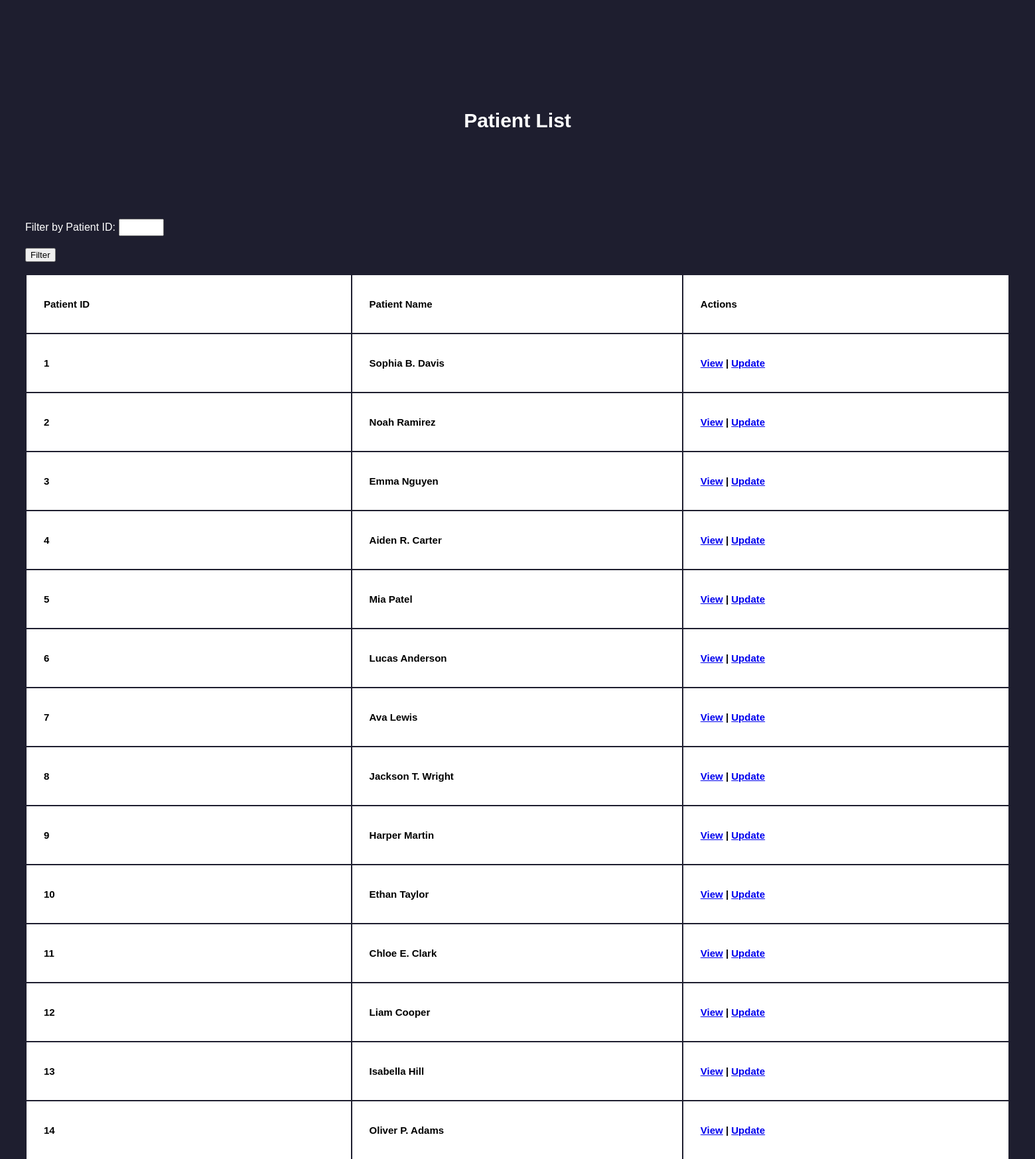
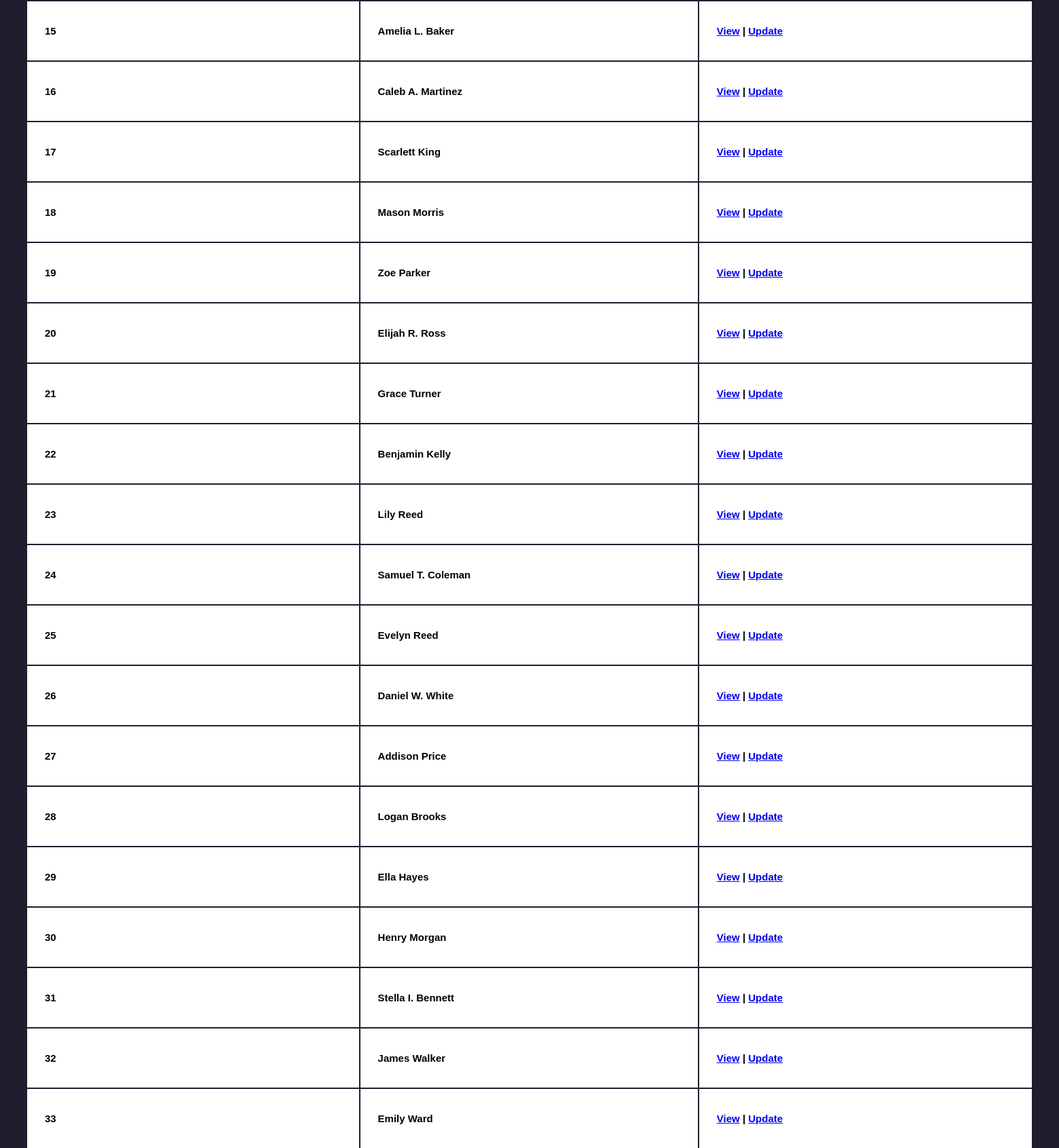
Screenshot of /adminPatients.php (upper part) with the database file from the repository (2 pictures, top to bottom).
### tables this page shows
CREATE TABLE "patients" (
	"patient_id" INTEGER NOT NULL PRIMARY KEY AUTOINCREMENT,
	"patient_fname" text NOT NULL,
	"patient_mname" text,
	"patient_lname" text NOT NULL,
	"address_id" INTEGER NOT NULL,
	"patient_phone" INTEGER,
	"patient_email" text NOT NULL,
	"patient_password" text NOT NULL,
	"patient_dob" text NOT NULL, healthrecords_id INTEGER,
FOREIGN KEY("address_id") REFERENCES "address"("address_id") ON DELETE CASCADE ON UPDATE CASCADE
);

### functions.php (called while the page is built, shortened)
<?php
function getPatients()
{
    $db = new SQLite3("F:\\xampp\\htdocs\\hospital_database.db");
    $sql = "SELECT * FROM patients";
    $result = $db->query($sql);
    $arrayResult = array();
    while ($row = $result->fetchArray()) {
        $arrayResult[] = $row;
    }
    return $arrayResult;
}
?>

### adminPatients.php (the view, shortened to what this page needs)
<?php
include_once("functions.php");
$patients = getPatients();
$filterPatients = patientIDsearchBar();
if(isset($_POST['submit']) && $_POST['submit'] == 'filter') {
    if(!empty($_POST['filterPatientID'])) {
        $filterPatients = patientIDsearchBar();
    } else {
        $filterPatients = getPatients();
    }
} else {
    $filterPatients = getPatients();
}
?>
<div class="title">
<p>Patient List</p>
<link rel="stylesheet" href="patients.css"/>
</div>
<form method="post">
    <label for="filterPatientID" style="color: white;">Filter by Patient ID:</label>
    <input type="text" id="filterPatientID" name="filterPatientID" class="form-control" style="width: 60px; height: 20px;" value="<?php echo isset($_POST['filterPatientID']) ? $_POST['filterPatientID'] : ''; ?>">
    <br>
    <br>
    <button type="submit" name="submit" value="filter">Filter</button>
</form>
<div class="row">
    <table class="table table-striped">
        <thead class="table-dark">
            <td>Patient ID</td>
            <td>Patient Name</td>
            <td>Actions</td>
        </thead>
        <?php foreach ($filterPatients as $patient): ?>
                <tr>
                    <td><?php echo $patient['patient_id']; ?></td>
                    <td><?php echo $patient['patient_fname'] . ' ' . $patient['patient_mname'] . ' ' . $patient['patient_lname']; ?></td>
                    <td><a href="viewPatient.php?patientid=<?php echo $patient['patient_id']; ?>">View</a> | <a href="updatePatient.php?patientid=<?php echo $patient['patient_id']; ?>">Update</a></td>
                </tr>
        <?php endforeach; ?>
    </table>
</div>

### styles.css (style rules this page uses)
body { height: 200px; background-color: rgb(30, 30, 47); font-family: sans-serif; margin-top: 80px; padding: 30px; display: static; }
main { color: rgb(0, 0, 0); padding-bottom: 80px; }
.title { text-align: center; font-size: 27px; color: black; z-index: 1; text-decoration: black; transform: translate(0%, -80%); }
input[type="text"] { width: 500px; height: 100px; }

### patients.css (style rules this page uses)
td, th { font-weight: bold; font-size: 15px; height: 35px; width: 40vw; padding: 25px; border: 1px solid rgb(0, 0, 0); border-color: white; background-color: white; }
.title { color: white; text-align: center; font-weight: bold; font-size: 30px; transform: translate(00%, -209%); }

### rows the page displays
patients: patient_id "1", patient_fname "Sophia", patient_mname "B.", patient_lname "Davis"
patients: patient_id "2", patient_fname "Noah", patient_lname "Ramirez"
patients: patient_id "3", patient_fname "Emma", patient_lname "Nguyen"
patients: patient_id "4", patient_fname "Aiden", patient_mname "R.", patient_lname "Carter"
patients: patient_id "5", patient_fname "Mia", patient_lname "Patel"
patients: patient_id "6", patient_fname "Lucas", patient_lname "Anderson"
patients: patient_id "7", patient_fname "Ava", patient_lname "Lewis"
patients: patient_id "8", patient_fname "Jackson", patient_mname "T.", patient_lname "Wright"
patients: patient_id "9", patient_fname "Harper", patient_lname "Martin"
patients: patient_id "10", patient_fname "Ethan", patient_lname "Taylor"
patients: patient_id "11", patient_fname "Chloe", patient_mname "E.", patient_lname "Clark"
patients: patient_id "12", patient_fname "Liam", patient_lname "Cooper"
patients: patient_id "13", patient_fname "Isabella", patient_lname "Hill"
patients: patient_id "14", patient_fname "Oliver", patient_mname "P.", patient_lname "Adams"
patients: patient_id "15", patient_fname "Amelia", patient_mname "L.", patient_lname "Baker"
patients: patient_id "16", patient_fname "Caleb", patient_mname "A.", patient_lname "Martinez"
patients: patient_id "17", patient_fname "Scarlett", patient_lname "King"
patients: patient_id "18", patient_fname "Mason", patient_lname "Morris"
patients: patient_id "19", patient_fname "Zoe", patient_lname "Parker"
patients: patient_id "20", patient_fname "Elijah", patient_mname "R.", patient_lname "Ross"
patients: patient_id "21", patient_fname "Grace", patient_lname "Turner"
patients: patient_id "22", patient_fname "Benjamin", patient_lname "Kelly"
patients: patient_id "23", patient_fname "Lily", patient_lname "Reed"
patients: patient_id "24", patient_fname "Samuel", patient_mname "T.", patient_lname "Coleman"
patients: patient_id "25", patient_fname "Evelyn", patient_lname "Reed"
patients: patient_id "26", patient_fname "Daniel", patient_mname "W.", patient_lname "White"
patients: patient_id "27", patient_fname "Addison", patient_lname "Price"
patients: patient_id "28", patient_fname "Logan", patient_lname "Brooks"
patients: patient_id "29", patient_fname "Ella", patient_lname "Hayes"
patients: patient_id "30", patient_fname "Henry", patient_lname "Morgan"
patients: patient_id "31", patient_fname "Stella", patient_mname "I.", patient_lname "Bennett"
patients: patient_id "32", patient_fname "James", patient_lname "Walker"
patients: patient_id "33", patient_fname "Emily", patient_lname "Ward"
